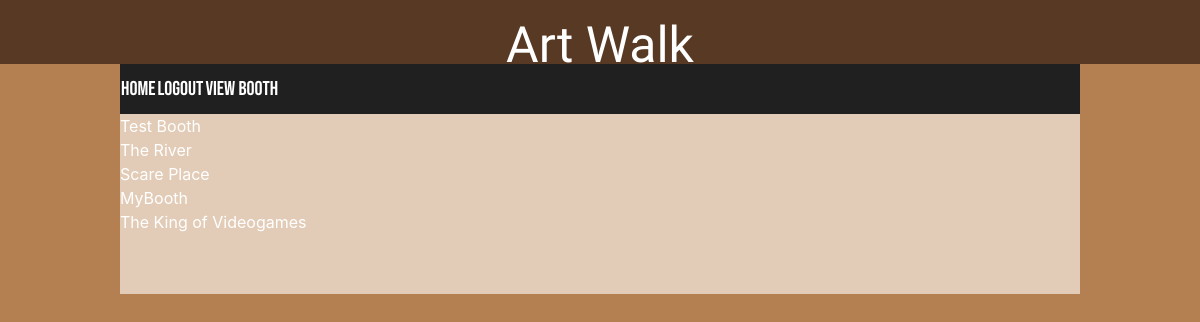
Screenshot of /booth/explore (signed in) with the database file from the repository.
### manager/models.py (models this page shows)
class Booth(models.Model):
    name = models.CharField(max_length=50)
    description = models.CharField(max_length=200)
    cover_image = models.ImageField()
    created_by = models.ForeignKey(User, on_delete=models.CASCADE, related_name='booth')

### manager/views.py (the view)
# urls.py: path('booth/explore', views.exploreBooths,name='explore_booths'),
def exploreBooths(request):
    booths = Booth.objects.all()
    return render(request,'explorebooths.html', {'booths': booths})

### templates/explorebooths.html (shortened to what this page needs)
{%  extends 'base.html' %}
{% load static %}
{% block body %}
			{% for booth in booths %}
                <td class="navLink"><a href="{% url 'view_booth' booth.pk %}" class="white"> {{ booth.name }} </a></td> <br>
            {% endfor %}
{% endblock %}

### static/css/base.css (style rules this page uses)
:root { --darkBrown: #583924; --darkerBrown: #49301f; --lightBrown: #b48051; --paperBrown: #e2ccb7; --elegantBlack: #202020; }
body { background: var(--lightBrown); }
a { text-decoration:none; }
.white { color: white; cursor: pointer; user-select: none; }

### rows the page displays
Booth: name "Test Booth"
Booth: name "The River"
Booth: name "Scare Place"
Booth: name "MyBooth"
Booth: name "The King of Videogames"
